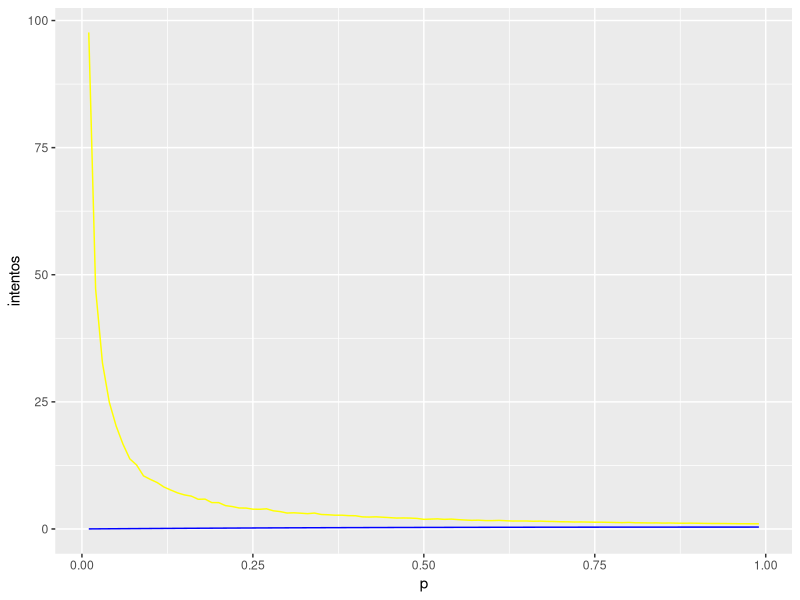

Generate this figure with R:
library(ggplot2)

exito_fracaso <- function(p) {
  rv <- ifelse(runif(1) < p, 1, 0)
  return(rv)
}

repito_exito_fracaso <- function(n, p) {
  repeticiones <- rep(NA, n)
  for (r in repeticiones) {
    r <- exito_fracaso(p)
  }
  return(repeticiones)
}

cuantos_exitos <- function(n, p) {
  return(sum(repito_exito_fracaso(n, p)))
}


perseverancia_exito <- function(p) {
  repeticiones <- 0
  exito <- 0
  while (exito == 0) {
    repeticiones <- repeticiones + 1
    exito <- exito_fracaso(p)
  }
  
  return(repeticiones)
}

muchas_perseverancia_exito <- function(p) {
  rv <- rep(NA, 1000)
  for (i in 1:1000) {
    rv[i] <- perseverancia_exito(p)
  }
  freqs <- table(rv) / 1000
  return(mean(rv))
}

muchas_perseverancia_exito(0.8)
modelo <- function(p) {
  p*exp(-p)
}


p <- seq(0.01, 0.99, by=0.01)
yy <- lapply(p, muchas_perseverancia_exito)
zz <- lapply(p, modelo)
frame <- data.frame(x=p, intentos=as.numeric(yy), exp=as.numeric(zz))

g <- ggplot(frame, aes(p))
g <- g + geom_line(aes(y=intentos), colour="yellow")
g <- g + geom_line(aes(y=exp), colour="blue")
g
